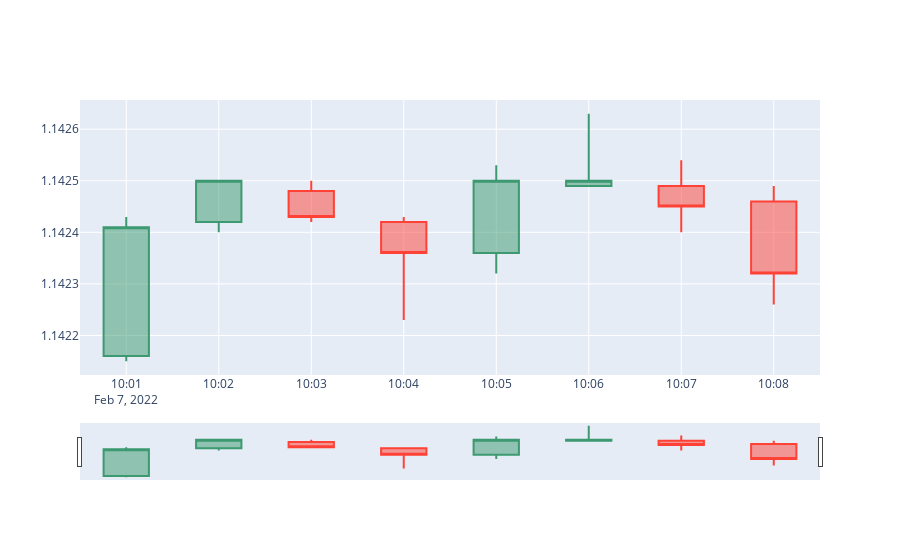

Notebook code for this chart:
### Code cell
dfpl = df[0:500]
import plotly.graph_objects as go
from datetime import datetime

fig = go.Figure(data=[go.Candlestick(x=df['Time'],
                open=dfpl['Open'],
                high=dfpl['High'],
                low=dfpl['Low'],
                close=dfpl['Close'])])

fig.show()

### Figure 1 — Plotly figure (JSON) as saved in the notebook; plotly's stock layout.template omitted (floating-point values rounded to 4 significant figures)
{"data": [{"close": [1.142, 1.143, 1.142, 1.142, 1.143, 1.143, 1.142, 1.142], "high": [1.142, 1.143, 1.143, 1.142, 1.143, 1.143, 1.143, 1.142], "low": [1.142, 1.142, 1.142, 1.142, 1.142, 1.142, 1.142, 1.142], "open": [1.142, 1.142, 1.142, 1.142, 1.142, 1.142, 1.142, 1.142], "type": "candlestick", "x": ["2022-02-07T10:01:00.000000000Z", "2022-02-07T10:02:00.000000000Z", "2022-02-07T10:03:00.000000000Z", "2022-02-07T10:04:00.000000000Z", "2022-02-07T10:05:00.000000000Z", "2022-02-07T10:06:00.000000000Z", "2022-02-07T10:07:00.000000000Z", "2022-02-07T10:08:00.000000000Z"]}], "layout": {}}
